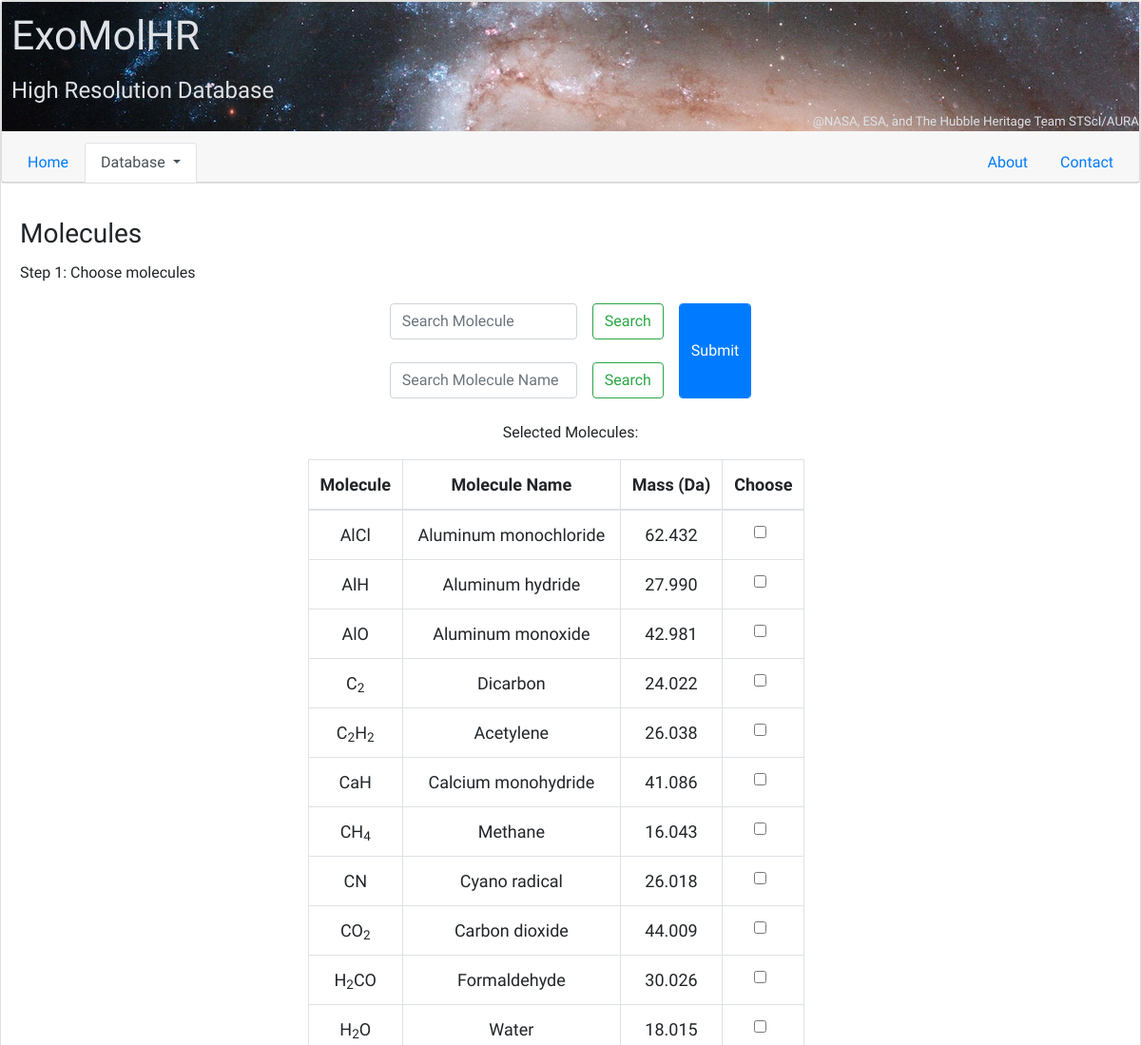
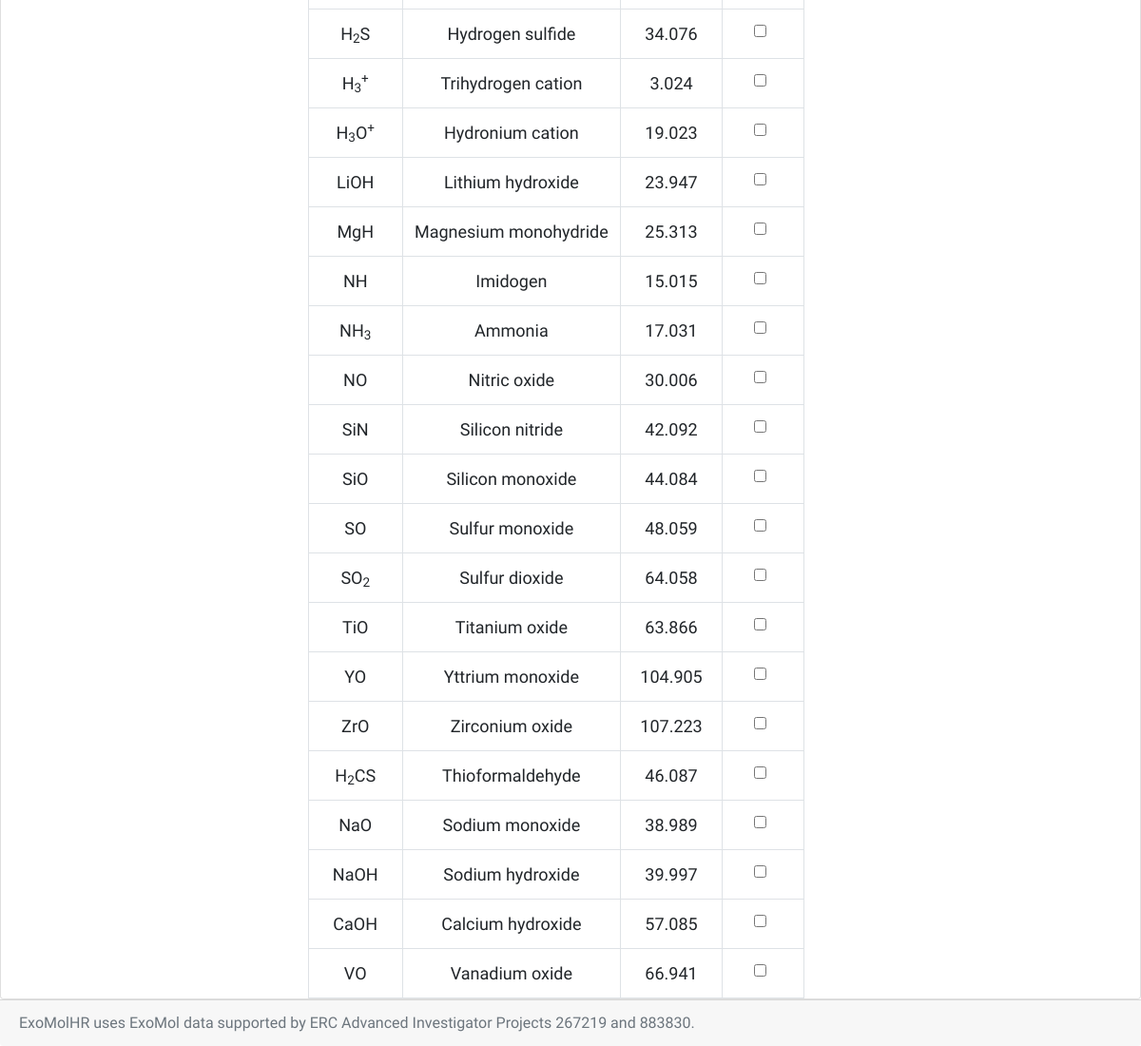
The page / on the database its author committed (2 pictures, top to bottom).
### chem/models.py (models this page shows, shortened)
class Molecule(models.Model):
    stoichiometric_formula = models.CharField(max_length=40)
    ordinary_formula = models.CharField(max_length=80, unique=True)
    html = models.CharField(max_length=256)
    mass = models.FloatField()
    charge = models.SmallIntegerField()
    inchi = models.CharField(max_length=200, blank=True)
    inchikey = models.CharField(max_length=27, blank=True)
    cml = models.TextField(null=True, blank=True)
    slug = models.CharField(max_length=80, unique=True)
    names = models.CharField(max_length=2000, blank=True)
    class Meta:
        app_label = 'chem'

### linelist/views.py (the view)
# urls.py: path('', views.get_linelist, name='get_linelist'),
def get_linelist(request):
    if request.GET.get('molecule'):
        molecules = request.GET.getlist('molecule')
        return select_isotopologues(request, molecules)
    if request.GET.get('iso'):
        iso_slugs = request.GET.getlist('iso')
        return select_filters(request, iso_slugs)
    return select_molecules(request)

### linelist/views.py (called while the page is built)
def select_molecules(request):
    molecules = Molecule.objects.all()
    c = {'molecules': molecules}
    return render(request, 'linelist/molecules.html', c)

### linelist/templates/linelist/molecules.html (shortened to what this page needs)
{% extends 'theme/base.html' %}
{% block content %}
    <div class="card-body">
        <h3 class="card-title">Molecules</h3>
        <p class="card-text">Step 1: Choose molecules</p>
    </div>
    <div class="container text-center">
        <form id="moleculeForm" method="GET" action="{% url 'linelist:get_linelist' %}">
            <div style="display:flex;justify-content: center;">
                <div style="display:flex;flex-direction:column;">
                    <div class="form-group mx-auto form-inline" style="justify-content:center;">
                        <input type="search" id="moleculeSearchInput" class="form-control mx-sm-3 mb-2" style="width: 197px;" placeholder="Search Molecule">
                        <button type="button" id="moleculeSearchButton" class="form-control mb-2 btn btn-outline-success">Search</button>
                    </div>
                    <div class="form-group mx-auto form-inline" style="justify-content:center;">
                        <input type="search" id="moleculeNameSearchInput" class="form-control mx-sm-3 mb-2" style="width: 197px;" placeholder="Search Molecule Name">
                        <button type="button" id="moleculeNameSearchButton" class="form-control mb-2 btn btn-outline-success">Search</button>
                    </div>
                </div>
                <div style="display: flex; justify-content:center;">
                    <button type="submit" class="form-control mx-sm-3 mb-2 btn btn-primary" style="height:100px">Submit</button>
                </div>
            </div>
            <p>Selected Molecules: </p>
            <div class="row justify-content-center table-responsive table-fixhead">
                <table class="table table-bordered table-hover align-middle mx-auto" id="dataTable" style="position:relative;font-family:'Josefin Sans';width:auto;margin:auto;font-size:18px;background-color:rgba(255,255,255,0.2)">
                    <thead>
                        <tr>
                            <th>Molecule</th>
                            <th>Molecule Name</th>
                            <th>Mass (Da)</th>
                            <th>Choose</th>
                        </tr>
                    </thead>
                    <tbody>
                        {% for molecule in molecules %}
                        <tr>
                            <td>{{ molecule.html|safe }}</td>
                            <td>{{ molecule.names }}</td>
                            <td>{{ molecule.mass|stringformat:".3f" }}</td>
                            <td>
                                <div class="form-check">
                                    <input class="form-check-input molecule-checkbox" type="checkbox" name="molecule" value="{{ molecule.slug }}">
                                </div>
                            </td>
                        </tr>
                        {% endfor %}
                    </tbody>
                </table>
            </div>
        </form>
    </div>
</div>
{% endblock %}

### theme_kb/templates/theme/base.html (shortened to what this page needs)
{% load static %}
<!DOCTYPE html>
<html lang="en">
<head>
    <link rel="stylesheet" href="https://cdn.datatables.net/2.0.3/css/dataTables.dataTables.css"/>
    <link rel="stylesheet" href="https://maxcdn.bootstrapcdn.com/bootstrap/4.0.0/css/bootstrap.min.css">
    <link rel="stylesheet" type="text/css" href="{% static 'theme/css/custom.css' %}"/>
</head>
<body>
<div class="card">
    <div class="card mb-3">
        <div id="banner" style="background-image: url('{% static "theme/img/banner.jpg" %}')">
            <h1 class="card-text" id="banner-title">ExoMolHR</h1>
            <h2 class="card-text" id="banner-subtitle">High Resolution Database</h2>
            <p class="card-text" id="banner-credit">@NASA, ESA, and The Hubble Heritage Team STScI/AURA</p>
        </div>
        <div class="card-header">
            <ul class="nav nav-tabs card-header-tabs navbar-expand-sm">
            <li class="nav-item">
                <a class="nav-link" href="{% url 'linelist:get_linelist' %}">Home</a>
            </li>
            <li class="nav-item dropdown">
                <a class="nav-link dropdown-toggle active" aria-current="true" href="#" id="navbardrop" data-toggle="dropdown">
                Database
                </a>
            </li>
            <li class="nav-item ml-auto">
                <a class="nav-link" href="{% url 'linelist:get_linelist' %}">About</a>
            </li>
            <li class="nav-item">
                <a class="nav-link" href="{% url 'linelist:get_linelist' %}">Contact</a>
            </li>
            </ul>
        </div>
    </div>
{% block content %}
{% endblock %}
<div class="card-footer text-muted">
    <p class="card-text">ExoMolHR uses ExoMol data supported by ERC Advanced Investigator Projects 267219 and 883830.</p>
</div>
</body>
</html>

### theme_kb/static/theme/css/custom.css (style rules this page uses)
body { font-family: "Josefin Sans"; font-size: 12pt; }
div#banner { color: #dee2e6; }
h1#banner-title { font-size: 32pt; padding: 10px 0 0 10px; }
h2#banner-subtitle { font-size: 24px; padding: 10px 0 0 10px; }
p#banner-credit { font-size: 10pt; text-align: right; }

### rows shown on the page
Molecule: html "AlCl", names "Aluminum monochloride", mass "62.432"
Molecule: html "AlH", names "Aluminum hydride", mass "27.990"
Molecule: html "AlO", names "Aluminum monoxide", mass "42.981"
Molecule: html "C 2", names "Dicarbon", mass "24.022"
Molecule: html "C 2 H 2", names "Acetylene", mass "26.038"
Molecule: html "CaH", names "Calcium monohydride", mass "41.086"
Molecule: html "CH 4", names "Methane", mass "16.043"
Molecule: html "CN", names "Cyano radical", mass "26.018"
Molecule: html "CO 2", names "Carbon dioxide", mass "44.009"
Molecule: html "H 2 CO", names "Formaldehyde", mass "30.026"
Molecule: html "H 2 O", names "Water", mass "18.015"
Molecule: html "H 2 S", names "Hydrogen sulfide", mass "34.076"
Molecule: html "H 3 +", names "Trihydrogen cation", mass "3.024"
Molecule: html "H 3 O +", names "Hydronium cation", mass "19.023"
Molecule: html "LiOH", names "Lithium hydroxide", mass "23.947"
Molecule: html "MgH", names "Magnesium monohydride", mass "25.313"
Molecule: html "NH", names "Imidogen", mass "15.015"
Molecule: html "NH 3", names "Ammonia", mass "17.031"
Molecule: html "NO", names "Nitric oxide", mass "30.006"
Molecule: html "SiN", names "Silicon nitride", mass "42.092"
Molecule: html "SiO", names "Silicon monoxide", mass "44.084"
Molecule: html "SO", names "Sulfur monoxide", mass "48.059"
Molecule: html "SO 2", names "Sulfur dioxide", mass "64.058"
Molecule: html "TiO", names "Titanium oxide", mass "63.866"
Molecule: html "YO", names "Yttrium monoxide", mass "104.905"
Molecule: html "ZrO", names "Zirconium oxide", mass "107.223"
Molecule: html "H 2 CS", names "Thioformaldehyde", mass "46.087"
Molecule: html "NaO", names "Sodium monoxide", mass "38.989"
Molecule: html "NaOH", names "Sodium hydroxide", mass "39.997"
Molecule: html "CaOH", names "Calcium hydroxide", mass "57.085"
Molecule: html "VO", names "Vanadium oxide", mass "66.941"
